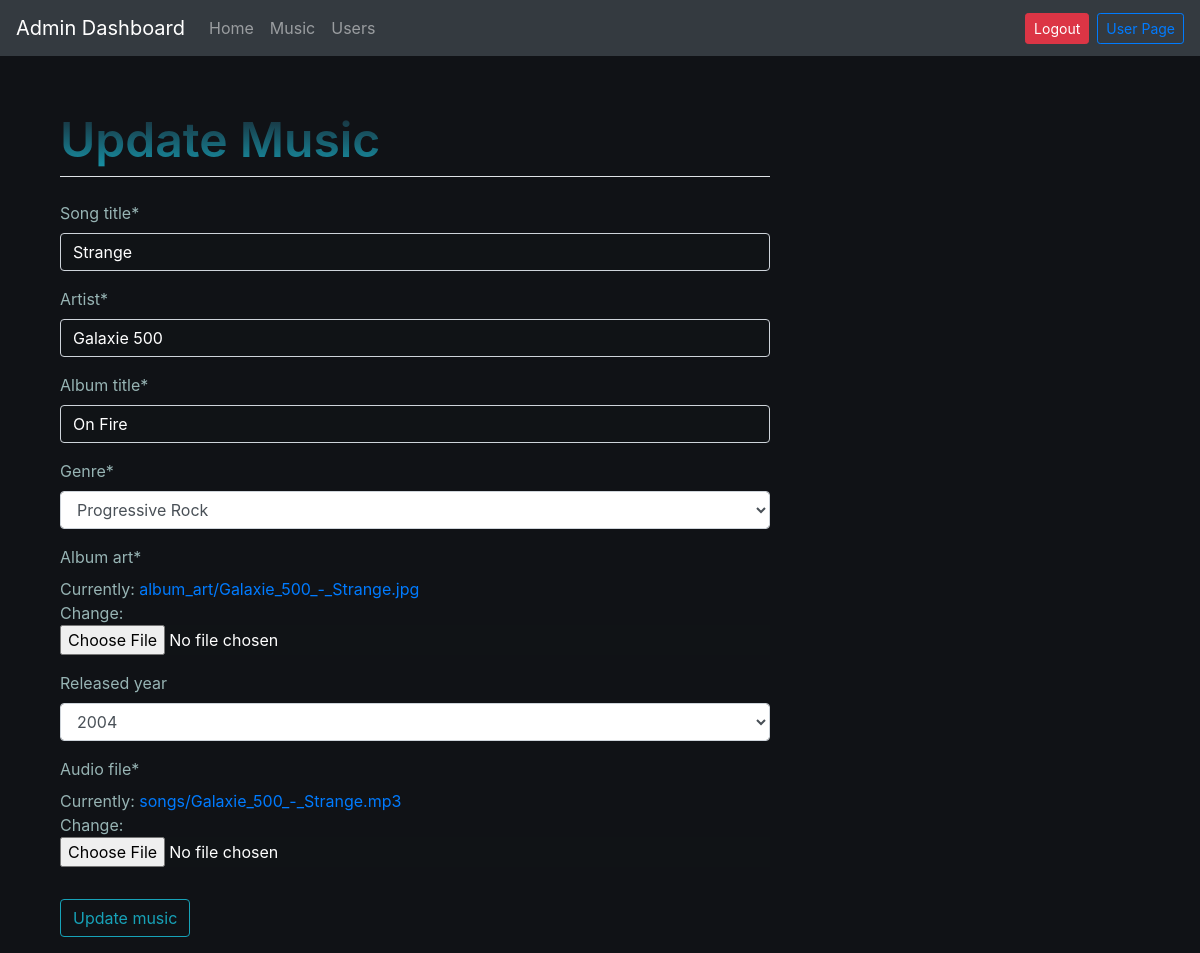
The app's page /admins/updateMusic/4/ (signed in), older data.
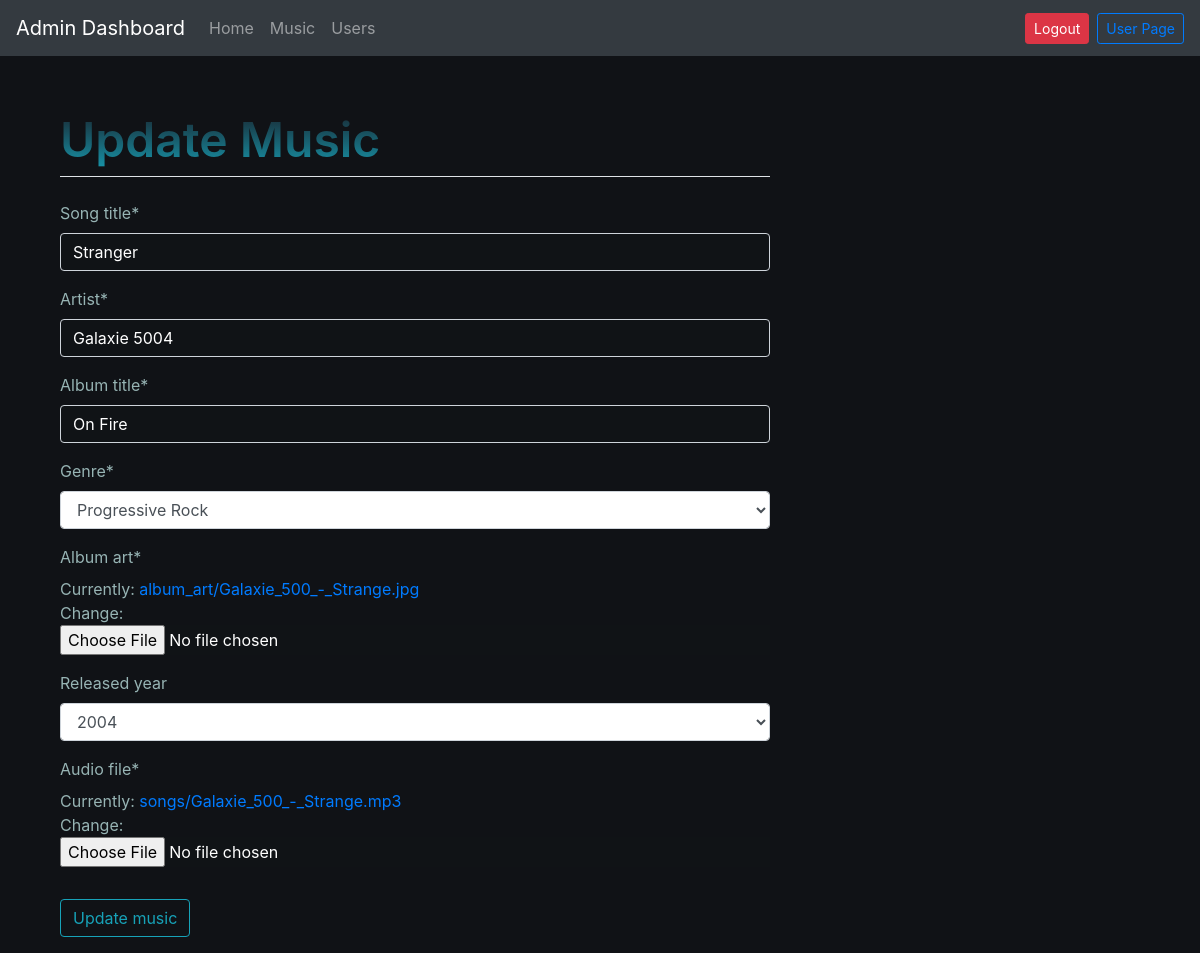
The same page, newer data.
### music/models.py (models this page shows, shortened)
class Songn(models.Model):
    song_title = models.CharField(max_length=250)
    artist = models.CharField(max_length=200)
    album_title = models.CharField(max_length=100)
    genre = models.CharField(max_length=100,choices=GENRE_CHOICES)
    album_art = models.ImageField(upload_to='album_art/',default='default-artwork.png')
    audio_file = models.FileField(upload_to='songs/',unique=True)
    released_year = models.IntegerField(null=True,blank=True,choices=YEAR_CHOICES)
    added_dt = models.DateTimeField(auto_now_add=True)
    class Meta:
        unique_together = ["song_title","artist","album_title"]

### admins/auth.py (the view)
    def wrapper_function(request,*args,**kwargs):
        if request.user.is_staff:
            return view_function(request,*args,**kwargs)
        else:
            return redirect('explore')

### admins/forms.py
class AddMusicForm(forms.ModelForm):
    class Meta:
        model = Songn
        fields = [
            'song_title',
            'artist',
            'album_title',
            'genre',
            'album_art',
            'released_year',
            'audio_file'
        ]

### admins/auth.py (called while the page is built)
def admin_only(view_function):
    def wrapper_function(request,*args,**kwargs):
        if request.user.is_staff:
            return view_function(request,*args,**kwargs)
        else:
            return redirect('explore')
    return wrapper_function

### admins/templates/admins/updateMusic.html (shortened to what this page needs)
{% include "mainpage.html" %}
{% load static %}
{% load crispy_forms_tags %}
{% block container %}
<div class="container">
    <div class="col-md-8">
        <form method="POST" enctype="multipart/form-data" action="">
            <fieldset class="form-group">
                <legend class="border-bottom mb-4 main-t">Update Music</legend>
                {{ form|crispy }}
            </fieldset>
            <div class="form-group">
                <button class="btn btn-outline-info" type="submit">
                    Update music
                </button>
            </div>
        </form>
    </div>
</div>
{% endblock container %}

Row changes from the older to the newer data that the page shows:
changed Songn "On Fire": song_title "Strange" → "Stranger"; artist "Galaxie 500" → "Galaxie 5004"
